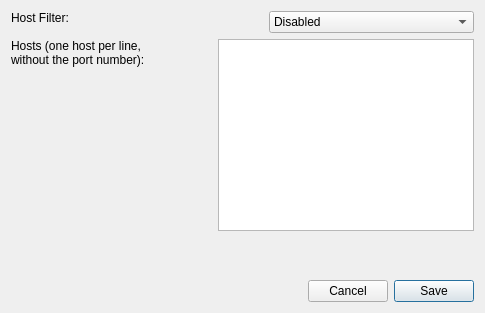
<?xml version="1.0" encoding="UTF-8"?>
<ui version="4.0">
 <class>CaptureFilters</class>
 <widget class="QDialog" name="CaptureFilters">
  <property name="geometry">
   <rect>
    <x>0</x>
    <y>0</y>
    <width>485</width>
    <height>313</height>
   </rect>
  </property>
  <property name="windowTitle">
   <string>Edit Capture Filters</string>
  </property>
  <layout class="QVBoxLayout" name="verticalLayout">
   <item>
    <layout class="QHBoxLayout" name="horizontalLayout">
     <item>
      <widget class="QLabel" name="label_3">
       <property name="text">
        <string>Host Filter:</string>
       </property>
       <property name="alignment">
        <set>Qt::AlignLeading|Qt::AlignLeft|Qt::AlignTop</set>
       </property>
      </widget>
     </item>
     <item>
      <spacer name="horizontalSpacer_5">
       <property name="orientation">
        <enum>Qt::Horizontal</enum>
       </property>
       <property name="sizeType">
        <enum>QSizePolicy::MinimumExpanding</enum>
       </property>
       <property name="sizeHint" stdset="0">
        <size>
         <width>40</width>
         <height>20</height>
        </size>
       </property>
      </spacer>
     </item>
     <item>
      <widget class="QComboBox" name="hostSettingDropdown">
       <property name="sizePolicy">
        <sizepolicy hsizetype="Fixed" vsizetype="Fixed">
         <horstretch>0</horstretch>
         <verstretch>0</verstretch>
        </sizepolicy>
       </property>
       <property name="minimumSize">
        <size>
         <width>205</width>
         <height>0</height>
        </size>
       </property>
       <item>
        <property name="text">
         <string>Disabled</string>
        </property>
       </item>
       <item>
        <property name="text">
         <string>Only include hosts:</string>
        </property>
       </item>
       <item>
        <property name="text">
         <string>Exclude hosts:</string>
        </property>
       </item>
      </widget>
     </item>
    </layout>
   </item>
   <item>
    <layout class="QHBoxLayout" name="horizontalLayout_2">
     <item>
      <widget class="QLabel" name="label">
       <property name="text">
        <string>Hosts (one host per line, without the port number):</string>
       </property>
       <property name="alignment">
        <set>Qt::AlignLeading|Qt::AlignLeft|Qt::AlignTop</set>
       </property>
       <property name="wordWrap">
        <bool>true</bool>
       </property>
      </widget>
     </item>
     <item>
      <spacer name="horizontalSpacer_3">
       <property name="orientation">
        <enum>Qt::Horizontal</enum>
       </property>
       <property name="sizeHint" stdset="0">
        <size>
         <width>40</width>
         <height>20</height>
        </size>
       </property>
      </spacer>
     </item>
     <item>
      <widget class="QPlainTextEdit" name="hostsText"/>
     </item>
    </layout>
   </item>
   <item>
    <spacer name="verticalSpacer">
     <property name="orientation">
      <enum>Qt::Vertical</enum>
     </property>
     <property name="sizeHint" stdset="0">
      <size>
       <width>20</width>
       <height>1</height>
      </size>
     </property>
    </spacer>
   </item>
   <item>
    <spacer name="verticalSpacer_2">
     <property name="orientation">
      <enum>Qt::Vertical</enum>
     </property>
     <property name="sizeHint" stdset="0">
      <size>
       <width>20</width>
       <height>1</height>
      </size>
     </property>
    </spacer>
   </item>
   <item>
    <layout class="QHBoxLayout" name="horizontalLayout_5">
     <item>
      <spacer name="horizontalSpacer">
       <property name="orientation">
        <enum>Qt::Horizontal</enum>
       </property>
       <property name="sizeHint" stdset="0">
        <size>
         <width>40</width>
         <height>20</height>
        </size>
       </property>
      </spacer>
     </item>
     <item>
      <widget class="QPushButton" name="cancelButton">
       <property name="text">
        <string>Cancel</string>
       </property>
       <property name="autoDefault">
        <bool>false</bool>
       </property>
      </widget>
     </item>
     <item>
      <widget class="QPushButton" name="saveButton">
       <property name="text">
        <string>Save</string>
       </property>
      </widget>
     </item>
    </layout>
   </item>
  </layout>
 </widget>
 <resources/>
 <connections/>
</ui>
